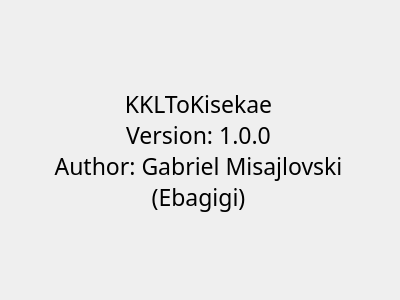
<?xml version="1.0" encoding="UTF-8"?>
<ui version="4.0">
 <class>About</class>
 <widget class="QDialog" name="About">
  <property name="enabled">
   <bool>true</bool>
  </property>
  <property name="geometry">
   <rect>
    <x>0</x>
    <y>0</y>
    <width>400</width>
    <height>300</height>
   </rect>
  </property>
  <property name="windowTitle">
   <string>Dialog</string>
  </property>
  <widget class="QLabel" name="aboutLabel">
   <property name="geometry">
    <rect>
     <x>-2</x>
     <y>5</y>
     <width>401</width>
     <height>291</height>
    </rect>
   </property>
   <property name="font">
    <font>
     <family>Snap ITC</family>
     <pointsize>17</pointsize>
    </font>
   </property>
   <property name="text">
    <string>KKLToKisekae
Version: 1.0.0
Author: Gabriel Misajlovski
(Ebagigi)</string>
   </property>
   <property name="alignment">
    <set>Qt::AlignmentFlag::AlignCenter</set>
   </property>
  </widget>
 </widget>
 <resources/>
 <connections/>
</ui>
